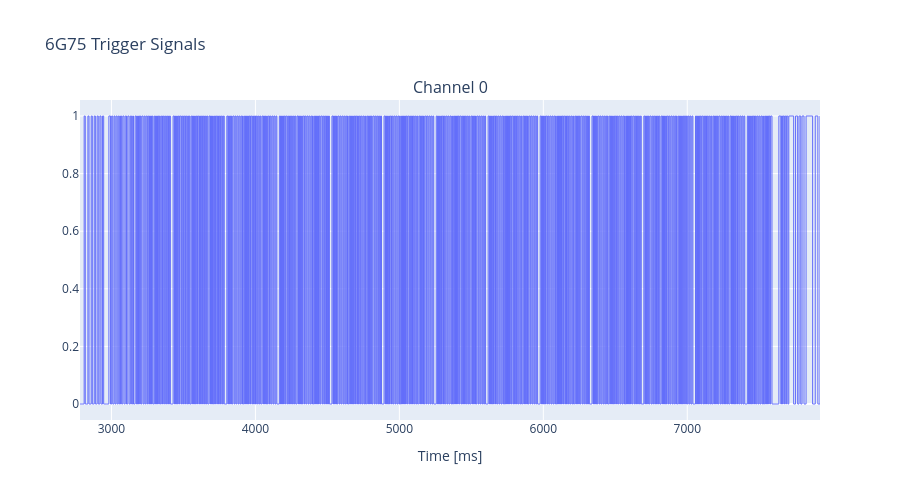

Notebook cell for this chart:
### Code cell
fig = make_subplots(rows=1, cols=1, shared_xaxes=True, vertical_spacing=0.08, subplot_titles=("Channel 0", "Channel 1"))

fig.add_trace(go.Scatter(x=time_ms, y=signal, mode='lines', line=dict(width=1, shape='hv'), name='Channel 0'), row=1, col=1)

fig.update_layout(title="6G75 Trigger Signals", height=500, hovermode='x unified')
fig.update_xaxes(title_text="Time [ms]", row=1, col=1)

fig.show()

### Figure 1 — Plotly figure (JSON) as saved in the notebook; plotly's stock layout.template omitted (floating-point values rounded to 4 significant figures; data arrays with more than 128 entries replaced by an {"elided": "..."} marker saying what was removed)
{"data": [{"line": {"shape": "hv", "width": 1}, "mode": "lines", "name": "Channel 0", "type": "scatter", "x": {"elided": "928 float values"}, "xaxis": "x", "y": {"elided": "928 int values"}, "yaxis": "y"}], "layout": {"annotations": [{"font": {"size": 16}, "showarrow": false, "text": "Channel 0", "x": 0.5, "xanchor": "center", "xref": "paper", "y": 1, "yanchor": "bottom", "yref": "paper"}], "height": 500, "hovermode": "x unified", "title": {"text": "6G75 Trigger Signals"}, "xaxis": {"anchor": "y", "domain": [0, 1], "title": {"text": "Time [ms]"}}, "yaxis": {"anchor": "x", "domain": [0, 1]}}}
